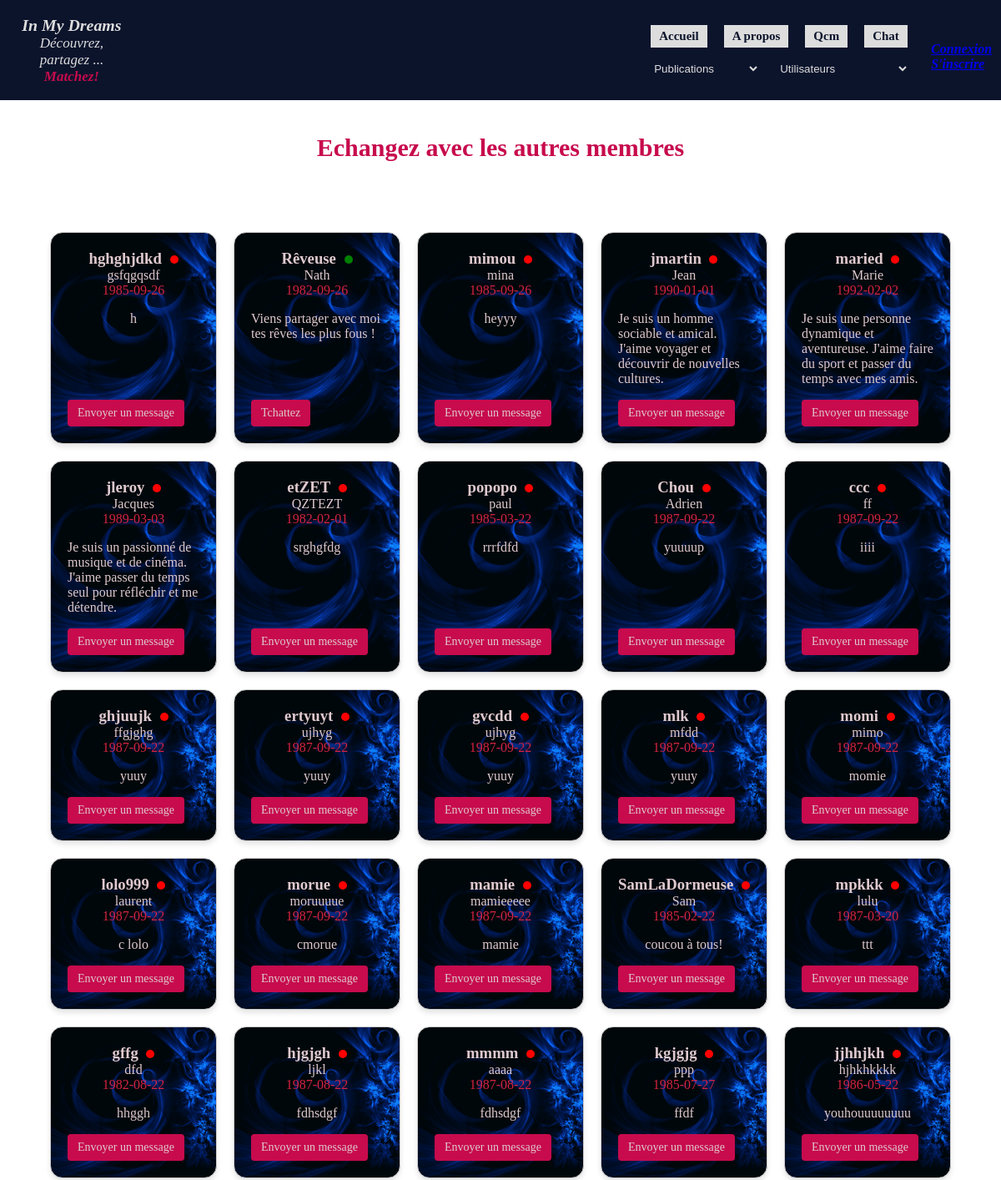
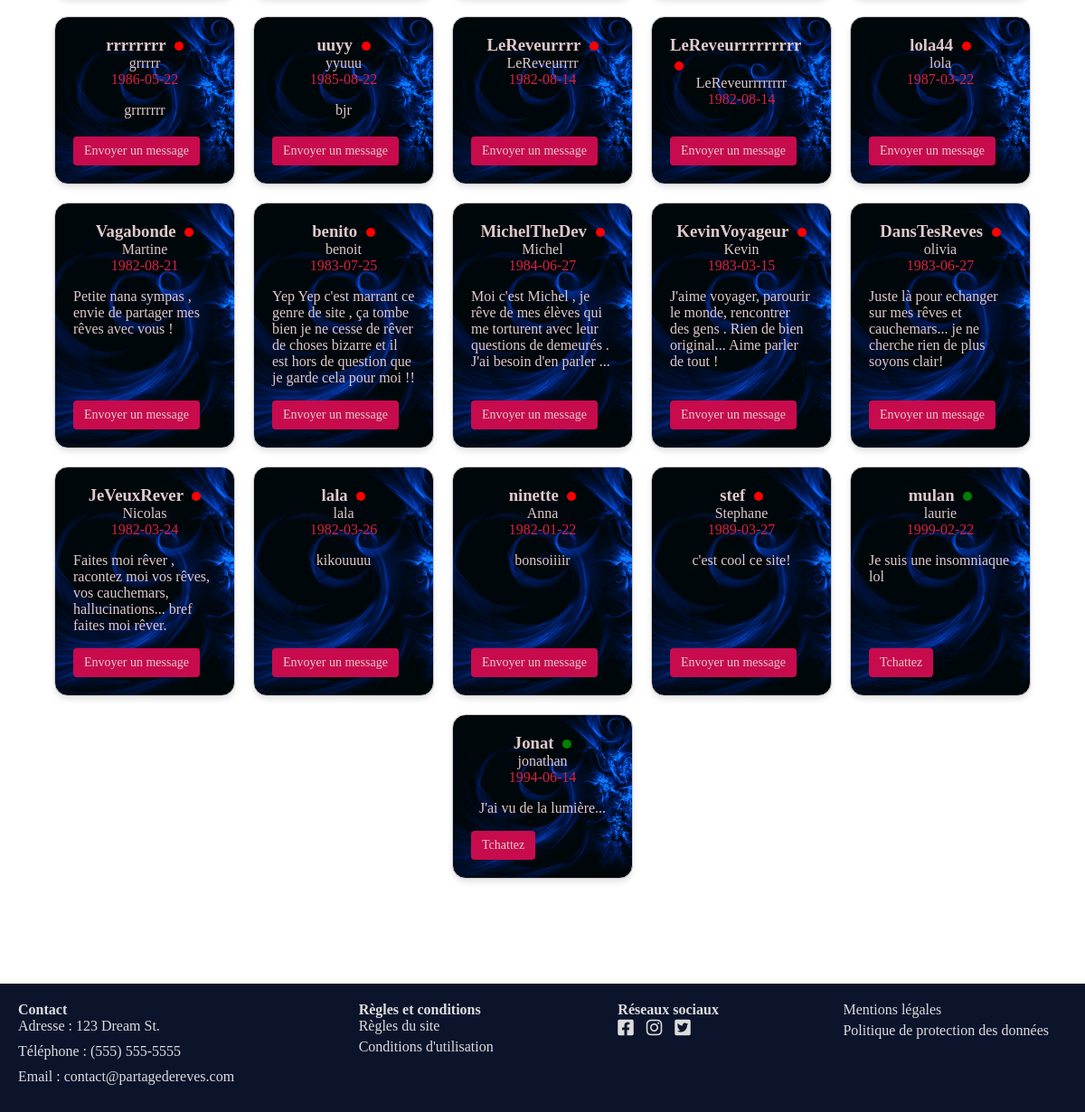
Screenshot of /index.php?page=chat&action=view with the database file from the repository (2 pictures, top to bottom).
### tables this page shows
CREATE TABLE `utilisateur` (
  `id_utilisateur` int(11) NOT NULL AUTO_INCREMENT,
  `pseudo` varchar(40) NOT NULL,
  `prenom` varchar(40) NOT NULL,
  `date_naissance` date NOT NULL,
  `email` varchar(40) NOT NULL,
  `mdp` varchar(255) DEFAULT NULL,
  `descript` text,
  `id_sexe` int(11) DEFAULT NULL,
  `id_cp_ville` int(11) DEFAULT NULL,
  `id_type_reve` int(11) DEFAULT NULL,
  PRIMARY KEY (`id_utilisateur`),
  KEY `FK_UTILISATEUR_SEXE` (`id_sexe`),
  KEY `FK_UTILISATEUR_CP_VILLE` (`id_cp_ville`),
  KEY `UTILISATEUR_TYPE_REVE_FK` (`id_type_reve`),
  CONSTRAINT `FK_UTILISATEUR_CP_VILLE` FOREIGN KEY (`id_cp_ville`) REFERENCES `cp_ville` (`id_cp_ville`),
  CONSTRAINT `FK_UTILISATEUR_SEXE` FOREIGN KEY (`id_sexe`) REFERENCES `sexe` (`id_sexe`),
  CONSTRAINT `UTILISATEUR_TYPE_REVE_FK` FOREIGN KEY (`id_type_reve`) REFERENCES `type_reve` (`id_type_reve`)
);

### index.php (called while the page is built)
<?php
require_once 'routers.php';
?>

### dreams/dao/dao_chat.php (called while the page is built, shortened)
<?php
function getMembersCo() {
    $conn = getConnexion();
    $SQLQuery = "SELECT U.id_utilisateur, U.pseudo, U.prenom, U.date_naissance, U.descript,
    COALESCE(MAX(C.etat), 'déconnecté') as etat
    FROM UTILISATEUR U
    LEFT JOIN (
    SELECT C1.id_utilisateur, C1.etat
    FROM CONNEXIONS C1
    INNER JOIN (
    SELECT id_utilisateur, MAX(last_action) as max_last_action
    FROM CONNEXIONS
    GROUP BY id_utilisateur
    ) Cmax ON C1.id_utilisateur = Cmax.id_utilisateur AND C1.last_action = Cmax.max_last_action
    ) C ON U.id_utilisateur = C.id_utilisateur
    GROUP BY U.id_utilisateur
    ORDER BY U.id_utilisateur";
    $SQLStmt = $conn->prepare($SQLQuery);
    $SQLStmt->execute();
    $membersCo = $SQLStmt->fetchAll(PDO::FETCH_ASSOC);
    return $membersCo;
}
?>

### dreams/views/chat.phtml (the view, shortened to what this page needs)
<!DOCTYPE html>
<html lang="en">
  <head>
    <link rel="stylesheet" href="https://cdnjs.cloudflare.com/ajax/libs/font-awesome/6.1.0/css/all.min.css">
	  <link rel="stylesheet" href="/inmydreams/dreams/style/style.css">
  </head>
<body>
<header>
        <nav>
            <?php require_once __DIR__ . '/../partials/nav.phtml'; ?>
        </nav>
            <h2 class="titre-chat">Echangez avec les autres membres</h2>
        </header>
        <main class="main-chat">
          <div class="card-container">
            <?php foreach ($membersCo as $memberCo): ?>
              <div class="card-usersCo" data-userid="<?= $memberCo['id_utilisateur'] ?>">
            <?php
              $isOnline = $memberCo['etat'] === 'connecté';
              $statusClass = $isOnline ? 'online' : 'offline';
              $buttonText = $isOnline ? 'Tchattez' : 'Envoyer un message';
            ?>
          <h3 class="chat-pseudo">
            <?= $memberCo['pseudo'] ?>
            <span class="online-status <?= $statusClass ?>"></span>
          </h3>
            <p class="chat-prenom"><?= $memberCo['prenom'] ?></p>
            <p class="chat-dateNaissance"><?= $memberCo['date_naissance'] ?></p>
            <p class="chat-descript"><?= $memberCo['descript'] ?></p>
          <div class="card-footer">
            <a href="index.php?page=utilisateur&action=page-user&id_utilisateur=<?= $memberCo['id_utilisateur'] ?>" class="bouton-chat"><?= $buttonText ?></a>
          </div>
        </div>
          <?php endforeach; ?>
    </div>
</main>
	<footer>
      <?php require_once __DIR__ . '/../partials/footer.phtml'; ?>
  </footer>
</body>
</html>

### dreams/style/style.css (style rules this page uses)
body, html, * { margin: 0; padding: 0; box-sizing: border-box; }
footer { background-color: #0c142c; color: rgb(221, 221, 221);; padding: 20px; }
.online-status { display: inline-block; width: 10px; height: 10px; border-radius: 50%; margin-left: 5px; }
.online-status.online { background-color: green; }
.online-status.offline { background-color: red; }
.titre-chat { margin-top: 10rem; display: flex; justify-content: center; color: rgb(199, 11, 77); font-weight: bold; font-size: 30px; }
.card-container { display: flex; flex-wrap: wrap; justify-content: center; gap: 20px; padding: 20px; margin-top: 4rem; margin-bottom: 6rem; }
.chat-pseudo { color: rgb(223, 201, 206); }
.chat-prenom { color: rgb(223, 201, 206); }
.chat-dateNaissance { color: rgb(214, 35, 65); }
.chat-descript { color: rgb(223, 201, 206); margin-bottom: 1rem; margin-top: 1rem; }
.card-usersCo { background-color: #fff; border: 1px solid #ccc; border-radius: 15px; box-shadow: 0 4px 6px rgba(0, 0, 0, 0.1); display: flex; flex-direction: column; align-items: center; padding: 20px; width: 200px; background-image: url('../img/utilisateur-caat-img.jpg'); background-position: center; background-repeat: no-repeat; background-size:cover; color: white; }
.card-usersCo .card-footer { margin-top: auto; width: 100%; }
.bouton-chat { display: inline-block; margin-top: auto; padding: 8px 12px; background-color:rgb(199, 11, 77); color: rgb(223, 201, 206); text-decoration: none; border-radius: 4px; font-size: 14px; }

### rows the page displays
utilisateur: pseudo "hghghjdkd", prenom "gsfqgqsdf", date_naissance "1985-09-26", descript "h", buttonText "Envoyer un message"
utilisateur: pseudo "Rêveuse", prenom "Nath", date_naissance "1982-09-26", descript "Viens partager avec moi tes rêves les plus fous !", buttonText "Tchattez"
utilisateur: pseudo "mimou", prenom "mina", date_naissance "1985-09-26", descript "heyyy", buttonText "Envoyer un message"
utilisateur: pseudo "jmartin", prenom "Jean", date_naissance "1990-01-01", descript "Je suis un homme sociable et amical. J'aime voyager et découvrir de nouvelles cultures.", buttonText "Envoyer un message"
utilisateur: pseudo "maried", prenom "Marie", date_naissance "1992-02-02", descript "Je suis une personne dynamique et aventureuse. J'aime faire du sport et passer du temps avec mes amis.", buttonText "Envoyer un message"
utilisateur: pseudo "jleroy", prenom "Jacques", date_naissance "1989-03-03", descript "Je suis un passionné de musique et de cinéma. J'aime passer du temps seul pour réfléchir et me détendre.", buttonText "Envoyer un message"
utilisateur: pseudo "etZET", prenom "QZTEZT", date_naissance "1982-02-01", descript "srghgfdg", buttonText "Envoyer un message"
utilisateur: pseudo "popopo", prenom "paul", date_naissance "1985-03-22", descript "rrrfdfd", buttonText "Envoyer un message"
utilisateur: pseudo "Chou", prenom "Adrien", date_naissance "1987-09-22", descript "yuuuup", buttonText "Envoyer un message"
utilisateur: pseudo "ccc", prenom "ff", date_naissance "1987-09-22", descript "iiii", buttonText "Envoyer un message"
utilisateur: pseudo "ghjuujk", prenom "ffgjghg", date_naissance "1987-09-22", descript "yuuy", buttonText "Envoyer un message"
utilisateur: pseudo "ertyuyt", prenom "ujhyg", date_naissance "1987-09-22", descript "yuuy", buttonText "Envoyer un message"
utilisateur: pseudo "gvcdd", prenom "ujhyg", date_naissance "1987-09-22", descript "yuuy", buttonText "Envoyer un message"
utilisateur: pseudo "mlk", prenom "mfdd", date_naissance "1987-09-22", descript "yuuy", buttonText "Envoyer un message"
utilisateur: pseudo "momi", prenom "mimo", date_naissance "1987-09-22", descript "momie", buttonText "Envoyer un message"
utilisateur: pseudo "lolo999", prenom "laurent", date_naissance "1987-09-22", descript "c lolo", buttonText "Envoyer un message"
utilisateur: pseudo "morue", prenom "moruuuue", date_naissance "1987-09-22", descript "cmorue", buttonText "Envoyer un message"
utilisateur: pseudo "mamie", prenom "mamieeeee", date_naissance "1987-09-22", descript "mamie", buttonText "Envoyer un message"
utilisateur: pseudo "SamLaDormeuse", prenom "Sam", date_naissance "1985-02-22", descript "coucou à tous!", buttonText "Envoyer un message"
utilisateur: pseudo "mpkkk", prenom "lulu", date_naissance "1987-03-20", descript "ttt", buttonText "Envoyer un message"
utilisateur: pseudo "gffg", prenom "dfd", date_naissance "1982-08-22", descript "hhggh", buttonText "Envoyer un message"
utilisateur: pseudo "hjgjgh", prenom "ljkl", date_naissance "1987-08-22", descript "fdhsdgf", buttonText "Envoyer un message"
utilisateur: pseudo "mmmm", prenom "aaaa", date_naissance "1987-08-22", descript "fdhsdgf", buttonText "Envoyer un message"
utilisateur: pseudo "kgjgjg", prenom "ppp", date_naissance "1985-07-27", descript "ffdf", buttonText "Envoyer un message"
utilisateur: pseudo "jjhhjkh", prenom "hjhkhkkkk", date_naissance "1986-05-22", descript "youhouuuuuuuu", buttonText "Envoyer un message"
utilisateur: pseudo "rrrrrrrr", prenom "grrrrr", date_naissance "1986-05-22", descript "grrrrrrr", buttonText "Envoyer un message"
utilisateur: pseudo "uuyy", prenom "yyuuu", date_naissance "1985-08-22", descript "bjr", buttonText "Envoyer un message"
utilisateur: pseudo "LeReveurrrr", prenom "LeReveurrrr", date_naissance "1982-08-14", buttonText "Envoyer un message"
utilisateur: pseudo "LeReveurrrrrrrrr", prenom "LeReveurrrrrrrr", date_naissance "1982-08-14", buttonText "Envoyer un message"
utilisateur: pseudo "lola44", prenom "lola", date_naissance "1987-03-22", buttonText "Envoyer un message"
utilisateur: pseudo "Vagabonde", prenom "Martine", date_naissance "1982-08-21", descript "Petite nana sympas , envie de partager mes rêves avec vous !", buttonText "Envoyer un message"
utilisateur: pseudo "benito", prenom "benoit", date_naissance "1983-07-25", descript "Yep Yep c'est marrant ce genre de site , ça tombe bien je ne cesse de rêver de choses bizarre et il est hors de question que je garde cela pour moi !!", buttonText "Envoyer un message"
utilisateur: pseudo "MichelTheDev", prenom "Michel", date_naissance "1984-06-27", descript "Moi c'est Michel , je rêve de mes élèves qui me torturent avec leur questions de demeurés . J'ai besoin d'en parler ...", buttonText "Envoyer un message"
utilisateur: pseudo "KevinVoyageur", prenom "Kevin", date_naissance "1983-03-15", descript "J'aime voyager, parourir le monde, rencontrer des gens . Rien de bien original... Aime parler de tout !", buttonText "Envoyer un message"
utilisateur: pseudo "DansTesReves", prenom "olivia", date_naissance "1983-06-27", descript "Juste là pour echanger sur mes rêves et cauchemars... je ne cherche rien de plus soyons clair!", buttonText "Envoyer un message"
utilisateur: pseudo "JeVeuxRever", prenom "Nicolas", date_naissance "1982-03-24", descript "Faites moi rêver , racontez moi vos rêves, vos cauchemars, hallucinations... bref faites moi rêver.", buttonText "Envoyer un message"
utilisateur: pseudo "lala", prenom "lala", date_naissance "1982-03-26", descript "kikouuuu", buttonText "Envoyer un message"
utilisateur: pseudo "ninette", prenom "Anna", date_naissance "1982-01-22", descript "bonsoiiiir", buttonText "Envoyer un message"
utilisateur: pseudo "stef", prenom "Stephane", date_naissance "1989-03-27", descript "c'est cool ce site!", buttonText "Envoyer un message"
utilisateur: pseudo "mulan", prenom "laurie", date_naissance "1999-02-22", descript "Je suis une insomniaque lol", buttonText "Tchattez"
utilisateur: pseudo "Jonat", prenom "jonathan", date_naissance "1994-06-14", descript "J'ai vu de la lumière...", buttonText "Tchattez"
